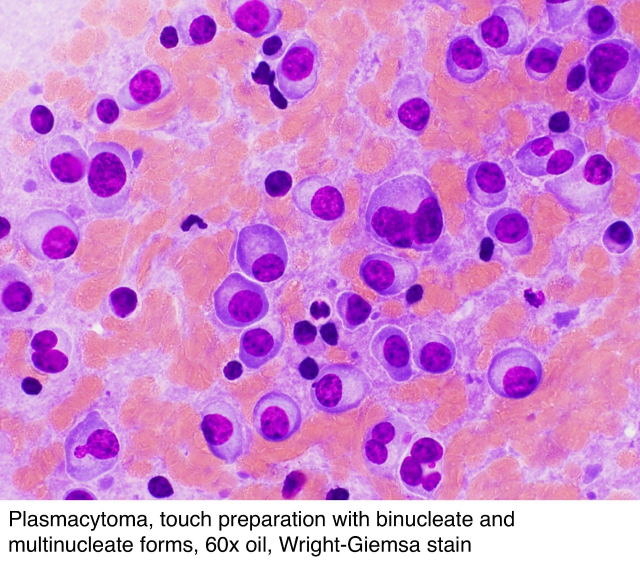
%> input picture exam4/1er punto/LCC.jpeg, 1280 x 1130 px (shown at 1/2 size)
$ octave Punto1.m   (GNU Octave 9; MATLAB toolbox functions it lacks are replaced by stand-ins)
%> lines starting %> are read from the running program, lines starting %| are printed output that depends on the picture; in (x1, y1, x2, y2) boxes, pixels count from 0 and x2, y2 are one past the last pixel; in counts of white or black regions, pixels touching at a corner belong together; the program's own positions count from 1
%% Inicio ---------------------------------------------------------------------------------
clc
close all
clear

%% Cargamos la imagen e imprimimos la imagen inicial --------------------------------------
imagen = imread('LCC.jpeg');
%> imagen is the input picture: size 1130x1280x3 uint8; mean R, G, B 209.3, 134.9, 209.6
imagen = imagen(1:997,1:1280,:);
%> imagen: size 997x1280x3 uint8
figure,imshow(imagen),title('Imagen Original');

%% Separamos las componentes de la imagen  RGB --------------------------------------------
R = imagen(:,:,1);
G = imagen(:,:,2);
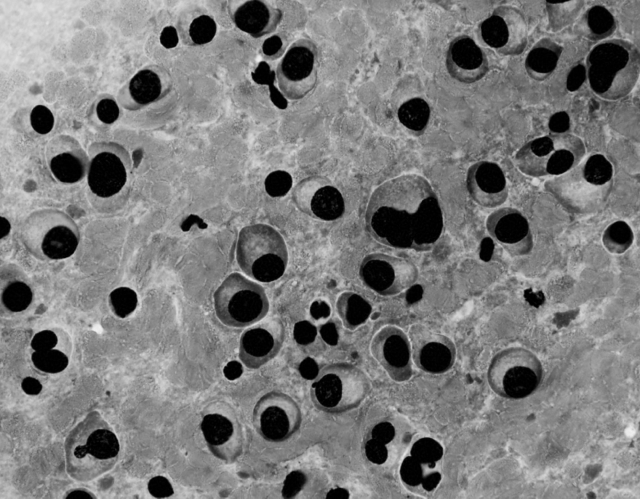
%> G: size 997x1280 uint8 (shown at 1/2 size); min 0, max 244, mean 122.8
B = imagen(:,:,3);

%% Separamos las componentes de la imagen HSV ---------------------------------------------
imagenHSV = rgb2hsv(imagen);
%> imagenHSV: size 997x1280x3 double; mean H, S, V 0.84, 0.462, 0.872
H = imagenHSV(:,:,1);
S = imagenHSV(:,:,2);
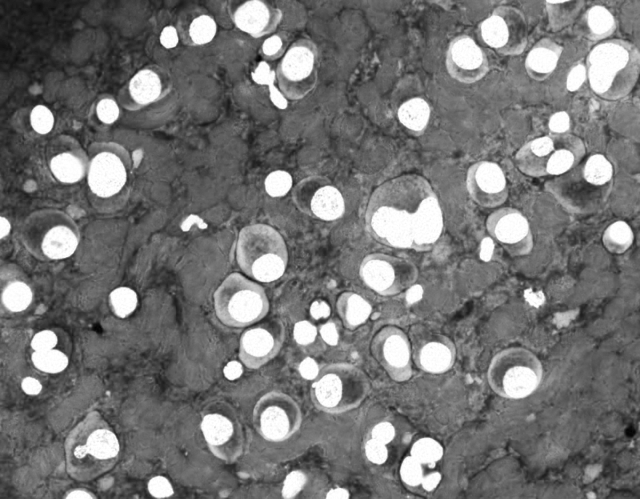
%> S: size 997x1280 double (shown at 1/2 size); min 0, max 1, mean 0.462
V = imagenHSV(:,:,3);
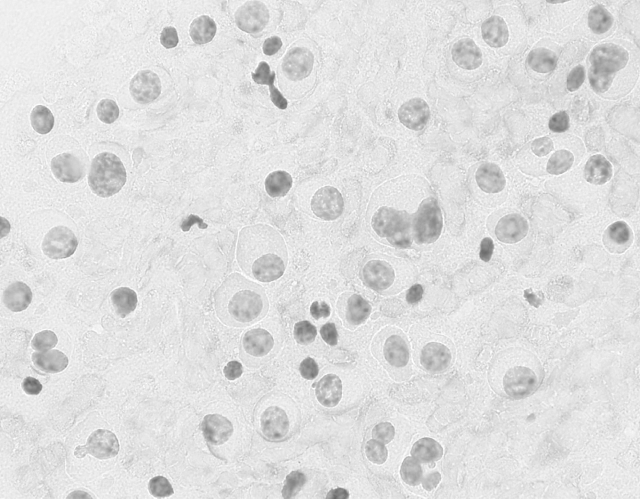
%> V: size 997x1280 double (shown at 1/2 size); min 0.396, max 1, mean 0.872

%% Umbralizamos la componente G, S y binarizamos ------------------------------------------
uR = graythresh(G);
%> uR = 0.314
Gbin = imbinarize(G,uR);
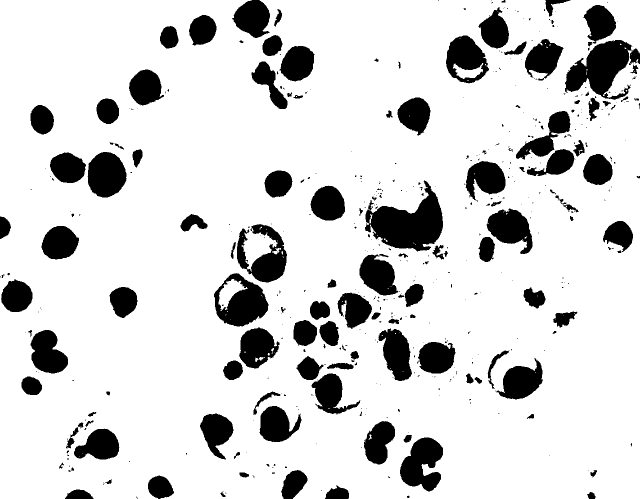
%> Gbin: size 997x1280 logical (shown at 1/2 size); 84% white; 498 black regions (354 under 20 px), largest, box (x1, y1, x2, y2) and area: (730, 361, 886, 503) 11663, (1130, 80, 1280, 200) 9345, (428, 546, 537, 653) 6569
Gbin = double(~Gbin);
uS = graythresh(S);
%> uS = 0.647
Sbin = imbinarize(S,uS);
%> Sbin: size 997x1280 logical; 15.6% white; 292 white regions (165 under 20 px), largest, box (x1, y1, x2, y2) and area: (730, 362, 886, 502) 11560, (1131, 80, 1263, 197) 8434, (428, 547, 537, 653) 6466

%% Eliminizamos el ruido de la imagen ----------------------------------------------------
Def = xor(Gbin,Sbin);
%> Def: size 997x1280 logical; 0.49% white in thin lines or dots
Def = double(bwareaopen(Def,100));
%> Def: size 997x1280 double; every value is 0
GbinP = double(bwareaopen(Gbin,500));
GbinP(GbinP == 1) = 2;
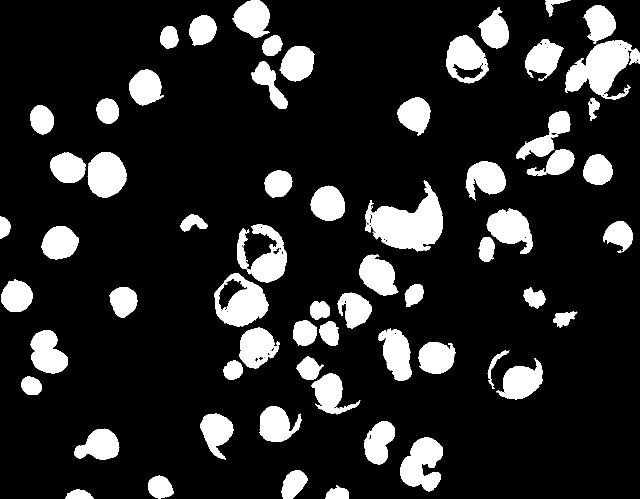
%> GbinP: size 997x1280 double (shown at 1/2 size); values 0 (black) and 2 (white), 15.3% white; 63 white regions, largest, box (x1, y1, x2, y2) and area: (730, 361, 886, 503) 11663, (1130, 80, 1280, 200) 9345, (428, 546, 537, 653) 6569

%% Detecci髇 de las celulas enfermas -----------------------------------------------------
detenciones = GbinP + Def;
figure,colormap('winter'),imagesc(detenciones),title('Imagen Celulas Enfermas');
%> after `title('Imagen Celulas Enfermas')`:
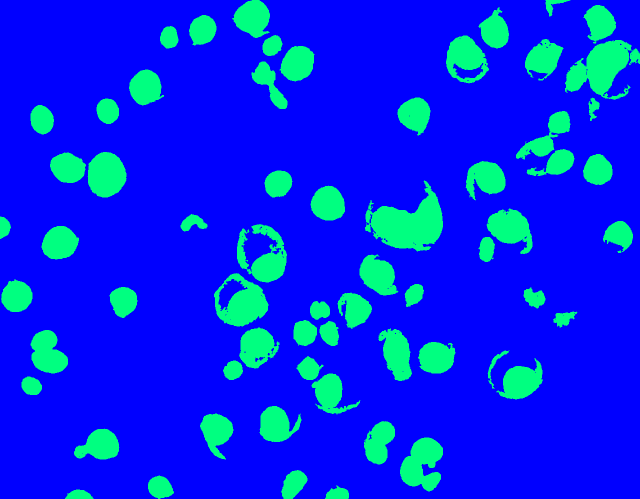
%> displayed picture: size 997x1280x3, on the screen's scale of 0 to 255 (shown at 1/2 size); mean R, G, B 0, 38.9, 235.6

%% Sectorizamos la imagen y calculamos el promedio del 醨ea de las celulas enfermas ------
cc = bwconncomp(detenciones);
%> cc = 63 connected components
NroRegiones = cc.NumObjects;
%> NroRegiones = 63
stats = regionprops('table' , cc,'Area');
%> stats = 63 regions; largest, Area: 11663, 9345, 6569, 6006, 5921
promedio = mean(stats.Area)
%> promedio = 3092

fusionDef = imfuse(imagen,detenciones,'blend');
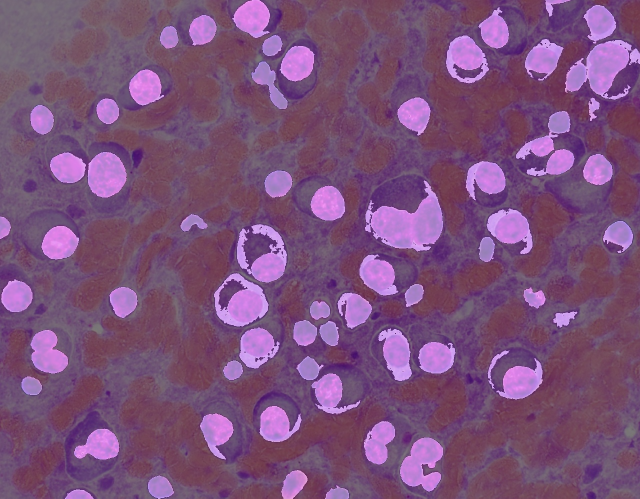
%> fusionDef: size 997x1280x3 uint8 (shown at 1/2 size); mean R, G, B 123.2, 81.1, 123.4
figure,imshow(fusionDef);title('Imagen final');
